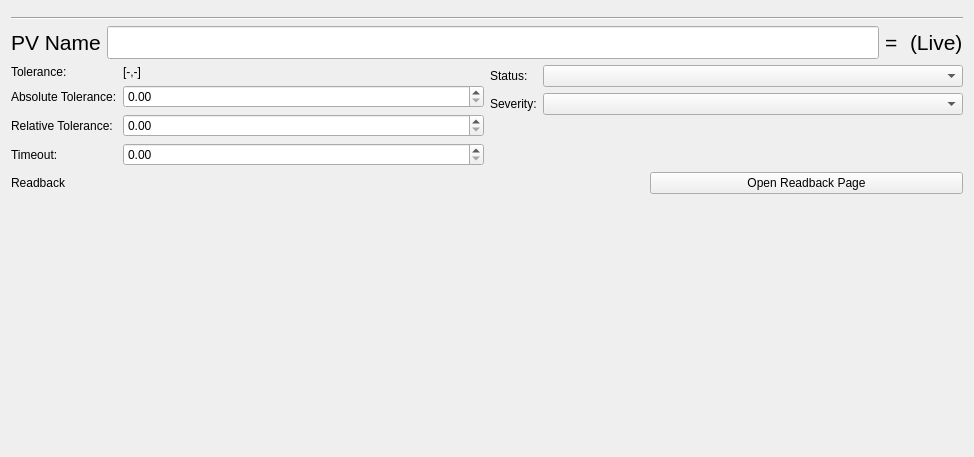
<?xml version="1.0" encoding="UTF-8"?>
<ui version="4.0">
 <class>Form</class>
 <widget class="QWidget" name="Form">
  <property name="geometry">
   <rect>
    <x>0</x>
    <y>0</y>
    <width>974</width>
    <height>457</height>
   </rect>
  </property>
  <property name="windowTitle">
   <string>Form</string>
  </property>
  <layout class="QVBoxLayout" name="verticalLayout">
   <item>
    <widget class="QWidget" name="meta_placeholder" native="true">
     <property name="sizePolicy">
      <sizepolicy hsizetype="Preferred" vsizetype="Maximum">
       <horstretch>0</horstretch>
       <verstretch>0</verstretch>
      </sizepolicy>
     </property>
    </widget>
   </item>
   <item>
    <widget class="Line" name="line">
     <property name="orientation">
      <enum>Qt::Horizontal</enum>
     </property>
    </widget>
   </item>
   <item>
    <layout class="QVBoxLayout" name="verticalLayout_2">
     <item>
      <layout class="QHBoxLayout" name="pv_value_hlayout">
       <item>
        <widget class="QLabel" name="pv_label">
         <property name="font">
          <font>
           <pointsize>16</pointsize>
          </font>
         </property>
         <property name="text">
          <string>PV Name</string>
         </property>
        </widget>
       </item>
       <item>
        <widget class="QLineEdit" name="pv_edit">
         <property name="font">
          <font>
           <pointsize>16</pointsize>
          </font>
         </property>
        </widget>
       </item>
       <item>
        <widget class="QLabel" name="eq_label">
         <property name="font">
          <font>
           <pointsize>16</pointsize>
          </font>
         </property>
         <property name="text">
          <string>=</string>
         </property>
        </widget>
       </item>
       <item>
        <widget class="QWidget" name="value_widget" native="true"/>
       </item>
       <item>
        <widget class="QLabel" name="value_live_label">
         <property name="font">
          <font>
           <pointsize>16</pointsize>
          </font>
         </property>
         <property name="text">
          <string>(Live)</string>
         </property>
        </widget>
       </item>
      </layout>
     </item>
     <item>
      <layout class="QHBoxLayout" name="options_hlayout">
       <item>
        <layout class="QFormLayout" name="tol_form_layout">
         <item row="0" column="0">
          <widget class="QLabel" name="tolerance_label">
           <property name="text">
            <string>Tolerance:</string>
           </property>
          </widget>
         </item>
         <item row="0" column="1">
          <widget class="QLabel" name="tol_calc_label">
           <property name="text">
            <string>[-,-]</string>
           </property>
          </widget>
         </item>
         <item row="1" column="0">
          <widget class="QLabel" name="abs_tol_label">
           <property name="text">
            <string>Absolute Tolerance:</string>
           </property>
          </widget>
         </item>
         <item row="1" column="1">
          <widget class="QDoubleSpinBox" name="abs_tol_spinbox"/>
         </item>
         <item row="2" column="0">
          <widget class="QLabel" name="rel_tol_label">
           <property name="text">
            <string>Relative Tolerance:</string>
           </property>
          </widget>
         </item>
         <item row="2" column="1">
          <widget class="QDoubleSpinBox" name="rel_tol_spinbox"/>
         </item>
         <item row="3" column="0">
          <widget class="QLabel" name="timeoutLabel">
           <property name="text">
            <string>Timeout:</string>
           </property>
          </widget>
         </item>
         <item row="3" column="1">
          <widget class="QDoubleSpinBox" name="timeout_spinbox"/>
         </item>
        </layout>
       </item>
       <item>
        <layout class="QFormLayout" name="ss_form_layout">
         <item row="0" column="0">
          <widget class="QLabel" name="status_label">
           <property name="text">
            <string>Status:</string>
           </property>
          </widget>
         </item>
         <item row="0" column="1">
          <widget class="QComboBox" name="status_combobox"/>
         </item>
         <item row="1" column="0">
          <widget class="QLabel" name="severity_label">
           <property name="text">
            <string>Severity:</string>
           </property>
          </widget>
         </item>
         <item row="1" column="1">
          <widget class="QComboBox" name="severity_combobox"/>
         </item>
        </layout>
       </item>
      </layout>
     </item>
     <item>
      <layout class="QHBoxLayout" name="rbv_hlayout">
       <item>
        <widget class="QLabel" name="readback_label">
         <property name="text">
          <string>Readback</string>
         </property>
        </widget>
       </item>
       <item>
        <widget class="QLabel" name="rbv_pv_label">
         <property name="text">
          <string>&lt;RBV PV Name&gt;</string>
         </property>
        </widget>
       </item>
       <item>
        <widget class="QPushButton" name="open_rbv_button">
         <property name="text">
          <string>Open Readback Page</string>
         </property>
        </widget>
       </item>
      </layout>
     </item>
    </layout>
   </item>
   <item>
    <spacer name="verticalSpacer">
     <property name="orientation">
      <enum>Qt::Vertical</enum>
     </property>
     <property name="sizeHint" stdset="0">
      <size>
       <width>20</width>
       <height>40</height>
      </size>
     </property>
    </spacer>
   </item>
  </layout>
 </widget>
 <resources/>
 <connections/>
</ui>
